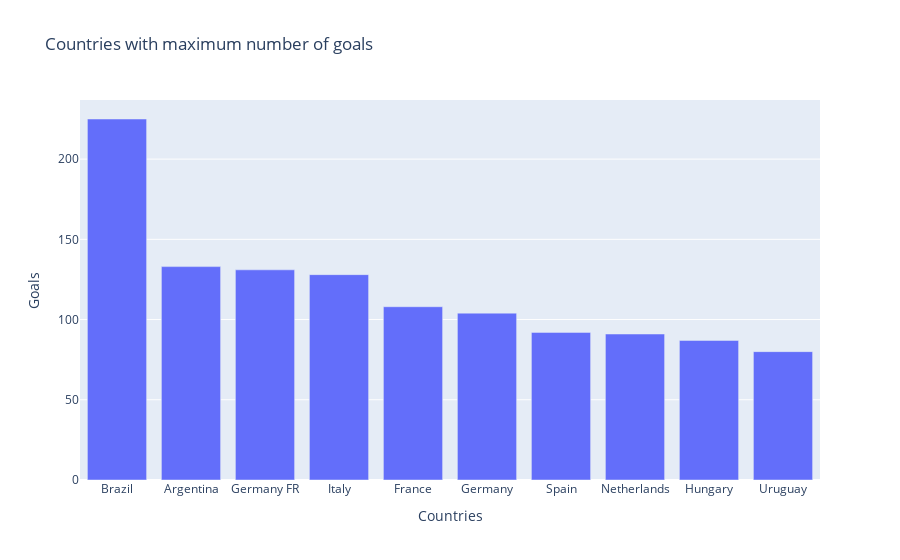

Notebook code for this chart:
### Code cell
# Insight 3 : Brazil scored the most number of goals thrughout the history of worldcup followed by Argentina and Germany.
fig = px.bar(final_data, y='Goals', title='Countries with maximum number of goals')
fig.show()

### Figure 1 — Plotly figure (JSON) as saved in the notebook; plotly's stock layout.template omitted (floating-point values rounded to 4 significant figures)
{"data": [{"alignmentgroup": "True", "hovertemplate": "Countries=%{x}<br>Goals=%{y}<extra></extra>", "legendgroup": "", "marker": {"color": "#636efa", "pattern": {"shape": ""}}, "name": "", "offsetgroup": "", "orientation": "v", "showlegend": false, "textposition": "auto", "type": "bar", "x": ["Brazil", "Argentina", "Germany FR", "Italy", "France", "Germany", "Spain", "Netherlands", "Hungary", "Uruguay"], "xaxis": "x", "y": [225, 133, 131, 128, 108, 104, 92, 91, 87, 80], "yaxis": "y"}], "layout": {"barmode": "relative", "legend": {"tracegroupgap": 0}, "title": {"text": "Countries with maximum number of goals"}, "xaxis": {"anchor": "y", "domain": [0, 1], "title": {"text": "Countries"}}, "yaxis": {"anchor": "x", "domain": [0, 1], "title": {"text": "Goals"}}}}
